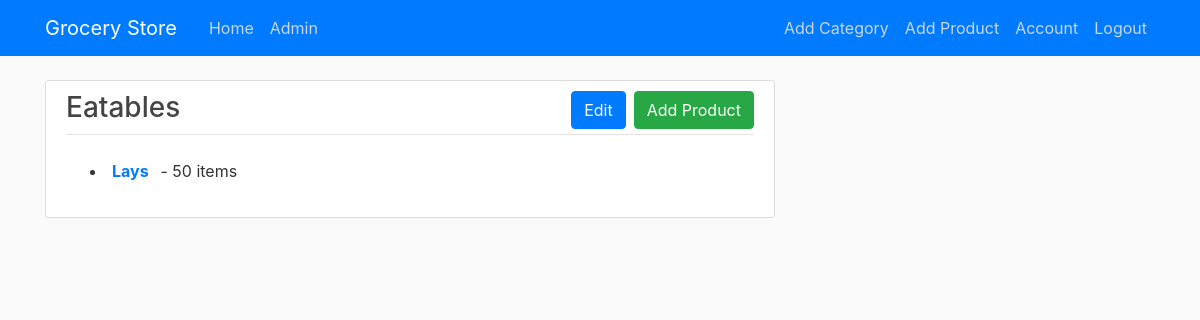
The page /category/1 (signed in) on the database as committed earlier.
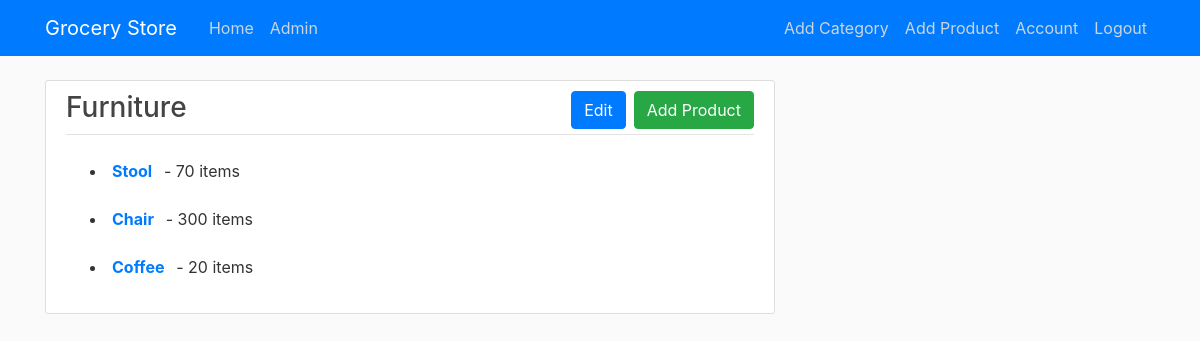
The same page on the database as committed later.
### grocerystore/models.py (models this page shows)
class Category(db.Model):
    id = db.Column(db.Integer, primary_key=True)
    name = db.Column(db.String(64), nullable=False)
    products = db.relationship('Product', backref='category', lazy=True)

class Product(db.Model):
    id = db.Column(db.Integer, primary_key=True)
    name = db.Column(db.String(64), nullable=False)
    price = db.Column(db.Float, nullable=False)
    category_id = db.Column(db.Integer, db.ForeignKey('category.id'), nullable=False)
    quantity = db.Column(db.Integer, nullable=False)
    manufacture_date = db.Column(db.Date, nullable=False)

### grocerystore/routes.py (the view)
@app.route('/category/<int:category_id>', methods=['GET'])
@login_required
def view_category(category_id):
    category = Category.query.get_or_404(category_id)
    products = Product.query.filter_by(category_id=category.id).all()
    return render_template('category/view.html', title=category.name, category=category, products=products)

### grocerystore/models.py (called while the page is built)
@login_manager.user_loader
def load_user(user_id):
    return User.query.get(int(user_id))

### grocerystore/templates/category/view.html
{% extends "layout.html" %}
{% block content %}
  <article class="media content-section">
    <div class="media-body">
      <div class="article-metadata">
        <h3>
          {{ category.name }}
          {% if current_user.is_admin %}
            <a href="{{ url_for('add_product_to_category', category_id=category.id) }}" class="btn btn-success ml-2" style="float: right;">Add Product</a>
            <a href="{{ url_for('update_category', category_id=category.id) }}" class="btn btn-primary" style="float: right;">Edit</a>
          {% endif %}
        </h3>
      </div>
      {% if category.products %}
        {% for product in category.products %}
        <li class="article-conten m-4">
          <strong>
            <a class="mr-2" href="{{ url_for('view_product', product_id=product.id) }}">{{ product.name }}</a>
          </strong> - {{ product.quantity }} items
        </li>
      {% endfor %}
      {% else %}
        <h5 class="article-content m-4">No products in this category.</h5>
      {% endif %}
    </div>
  </article>
{% endblock content %}

Rows that differ between the two databases and show on the page:
removed Product: name "Lays", quantity "50"
changed Category: name "Eatables" → "Furniture"
added Product: name "Stool", quantity "70"
added Product: name "Chair", quantity "300"
added Product: name "Coffee", quantity "20"
